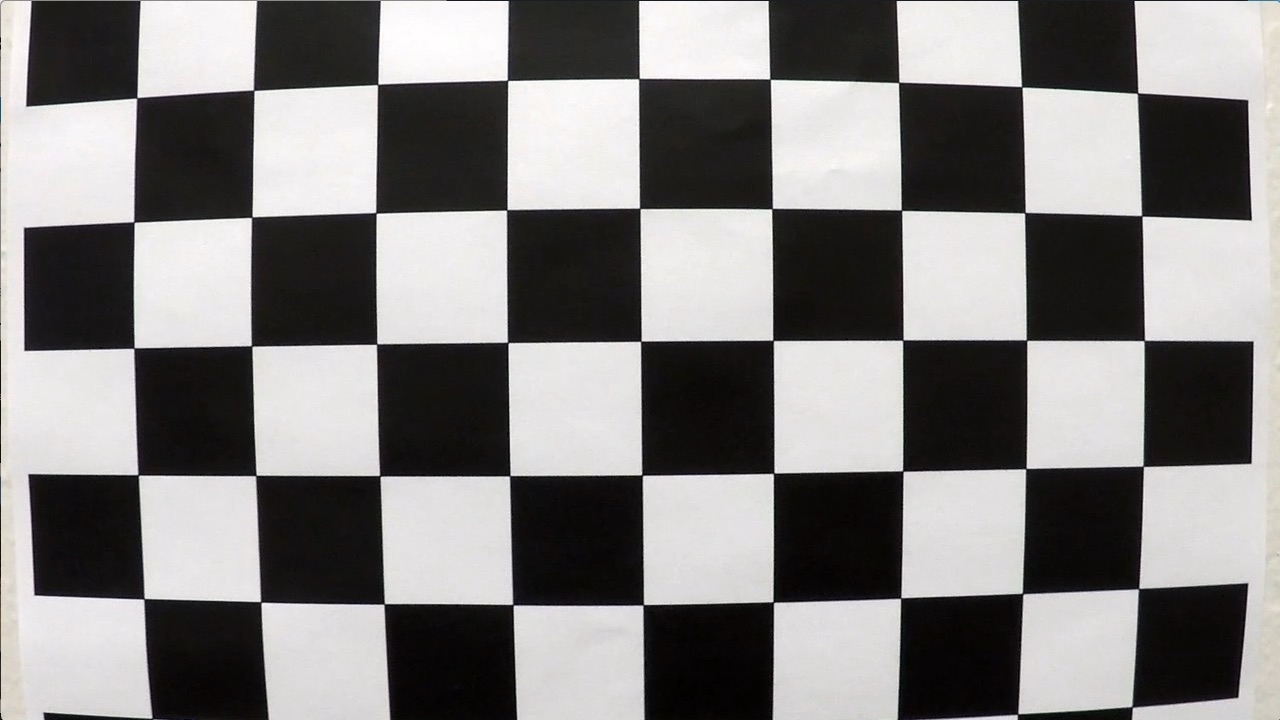
#> input picture P4-AdvanceLane/camera_cal/calibration1.jpg, 1280 x 720 px; its folder holds 5 pictures in this run
$ jupyter execute --allow-errors project.ipynb   (shell and % lines are left out)   (older library calls are emulated)
#> lines starting #> are read from the running program, lines starting #| are printed output that depends on the picture
[cell 1]
# from matplotlib import interactive
# interactive(True)
# and

# interactive(False)

[cell 2]
import numpy as np
import cv2
import glob
import matplotlib.pyplot as plt

# prepare object points, like (0,0,0), (1,0,0), (2,0,0) ....,(6,5,0)
objp = np.zeros((6*9,3), np.float32)
objp[:,:2] = np.mgrid[0:9,0:6].T.reshape(-1,2)

# Arrays to store object points and image points from all the images.
objpoints = [] # 3d points in real world space
imgpoints = [] # 2d points in image plane.

# Make a list of calibration images
images = glob.glob('../camera_cal/calibration*.jpg')

# Step through the list and search for chessboard corners
for fname in images:
    img = cv2.imread(fname)
#> img is the input picture: shape (720, 1280, 3); mean B, G, R 127.8, 128.4, 130.1
    gray = cv2.cvtColor(img,cv2.COLOR_BGR2GRAY)

    # Find the chessboard corners
    ret, corners = cv2.findChessboardCorners(gray, (9,6),None)
#> ret = False; corners = None

    # If found, add object points, image points
    if ret == True:
        objpoints.append(objp)
        imgpoints.append(corners)

        # Draw and display the corners
#         img = cv2.drawChessboardCorners(img, (9,6), corners, ret)
#         cv2.imshow('img',img)
#         cv2.waitKey(500)

cv2.destroyAllWindows()

[cell 3]
import os
os.chdir('/media/pemfir/Data/UdacityProjects/Code/P4-AdvanceLane/camera_cal')
img = cv2.imread('calibration1.jpg')
plt.imshow(img)

[cell 4]
import pickle

# Test undistortion on an image
img = cv2.imread('calibration1.jpg')
img_size = (img.shape[1], img.shape[0])

# Do camera calibration given object points and image points
ret, mtx, dist, rvecs, tvecs = cv2.calibrateCamera(objpoints, imgpoints, img_size,None,None)


dst = cv2.undistort(img, mtx, dist, None, mtx)
cv2.imwrite('test_undist.jpg',dst)

# Save the camera calibration result for later use (we won't worry about rvecs / tvecs)
dist_pickle = {}
dist_pickle["mtx"] = mtx
dist_pickle["dist"] = dist
pickle.dump( dist_pickle, open( "wide_dist_pickle.p", "wb" ) )
#dst = cv2.cvtColor(dst, cv2.COLOR_BGR2RGB)
# Visualize undistortion
f, (ax1, ax2) = plt.subplots(1, 2, figsize=(20,10))
ax1.imshow(img)
ax1.set_title('Original Image', fontsize=30)
ax2.imshow(dst)
ax2.set_title('Undistorted Image', fontsize=30)

Camera Calibration with OpenCV
===

### Run the code in the cell below to extract object points and image points for camera calibration.

### If the above cell ran sucessfully, you should now have `objpoints` and `imgpoints` needed for camera calibration.  Run the cell below to calibrate, calculate distortion coefficients, and test undistortion on an image!

perpective transform is changing front image as though you are looking from the top at an image.

distortion correction fixes issues with the impact of lense on warping the corner of an image.

camera caliberation is about finding the camera matrix so that you can correct for distortion

[cell 5]
loc = '/media/pemfir/Data/UdacityProjects/Code/P4-AdvanceLane/test_images'
os.chdir(loc)
import numpy as np
import cv2
import matplotlib.pyplot as plt
import matplotlib.image as mpimg
img = cv2.imread('test2.jpg')
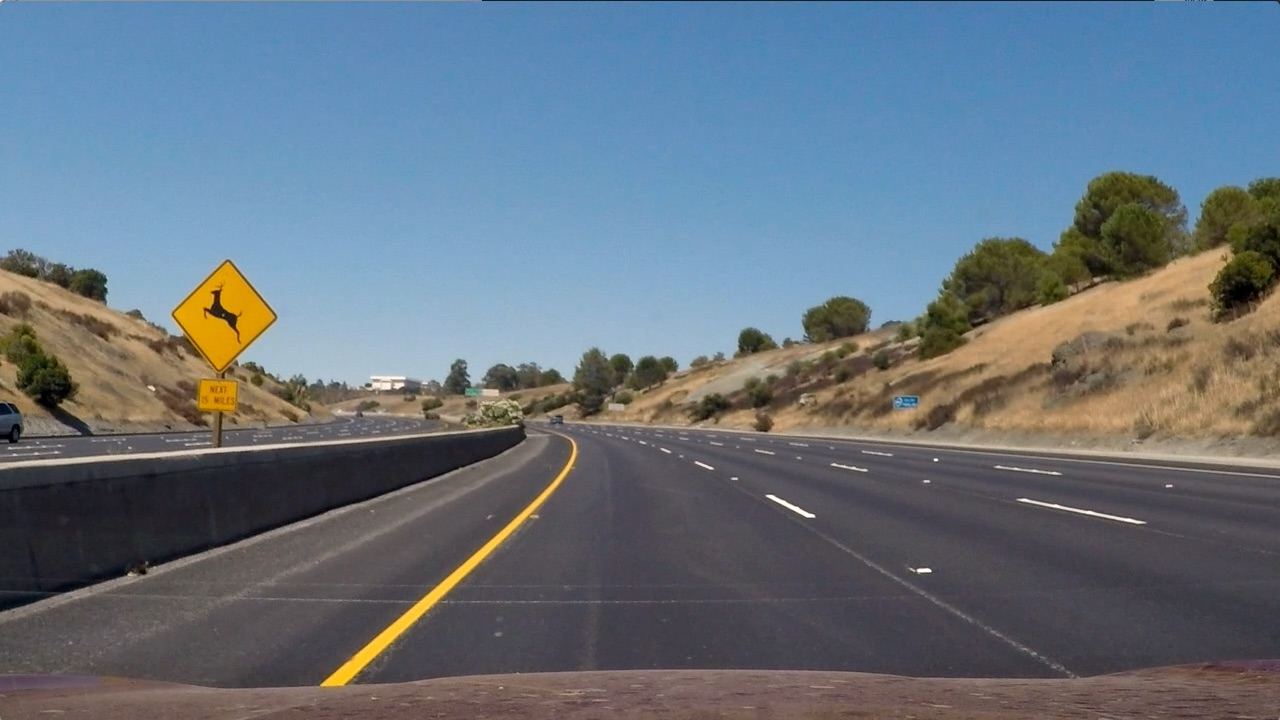
#> input picture P4-AdvanceLane/test_images/test2.jpg, 1280 x 720 px
#> img is the input picture: shape (720, 1280, 3); mean B, G, R 125.5, 114.6, 102.8
img = img
img = cv2.undistort(img, mtx, dist, None, mtx)


def mag_thresh(img, sobel_kernel=3, mag_thresh=(0, 255)):
    # Apply the following steps to img
    # 1) Convert to grayscale
    gray = cv2.cvtColor(img,cv2.COLOR_RGB2GRAY)
    # 2) Take the gradient in x and y separately
    sobelx = cv2.Sobel(gray, cv2.CV_64F, 1, 0,ksize=sobel_kernel)
    sobely = cv2.Sobel(gray, cv2.CV_64F, 0, 1,ksize=sobel_kernel)
    # 3) Calculate the magnitude
    mag = np.sqrt(sobelx**2 + sobely**2)
    # 4) Scale to 8-bit (0 - 255) and convert to type = np.uint8
    scaled_sobel =  np.uint8(255*mag/np.max(mag))
    # 5) Create a binary mask where mag thresholds are met
    binary_output = np.zeros_like(scaled_sobel)
    binary_output[(scaled_sobel>mag_thresh[0]) & (scaled_sobel <mag_thresh[1])] = 1
    # 6) Return this mask as your binary_output image
#     binary_output = np.copy(img) # Remove this line
#     return binary_output
    return binary_output

# image = mpimg.imread('signs_vehicles_xygrad.jpg')

# Edit this function to create your own pipeline.
def pipeline(img, s_thresh=(20, 255), sx_thresh=(2, 100), h_thresh=(0, 280)):
#> called with s_thresh = (20, 255), sx_thresh = (2, 100), h_thresh = (0, 280)
    img = np.copy(img)
    # Convert to HSV color space and separate the V channel
    hsv = cv2.cvtColor(img, cv2.COLOR_RGB2HLS).astype(np.float)
    h_channel = hsv[:,:,0]
    l_channel = hsv[:,:,1]
    s_channel = hsv[:,:,2]

    # Sobel x
    sobelx = cv2.Sobel(l_channel, cv2.CV_64F, 1, 0) # Take the derivative in x
    abs_sobelx = np.absolute(sobelx) # Absolute x derivative to accentuate lines away from horizontal
    scaled_sobel = np.uint8(255*abs_sobelx/np.max(abs_sobelx))

    # Threshold x gradient
    sxbinary = np.zeros_like(scaled_sobel)
    sxbinary[(scaled_sobel >= sx_thresh[0]) & (scaled_sobel <= sx_thresh[1])] = 1

    magbinary = mag_thresh(img, sobel_kernel=3, mag_thresh=(10, 100))

    # Threshold color channel
    s_binary = np.zeros_like(s_channel)
    s_binary[(s_channel >= s_thresh[0]) & (s_channel <= s_thresh[1])] = 1

    h_binary = np.zeros_like(h_channel)
    h_binary[(h_channel >= h_thresh[0]) & (h_channel <= h_thresh[1])] = 1
    # Stack each channel
    # Note color_binary[:, :, 0] is all 0s, effectively an all black image. It might
#     be beneficial to replace this channel with something else.
    combined = np.zeros_like(h_channel)
    combined[(s_binary == 1) & (magbinary  == 1) & (sxbinary  == 1) ] = 1

#     color_binary = np.dstack(( h_binary, sxbinary, s_binary))
    color_binary = combined
    return color_binary

binary_warped = pipeline(img)

# Plot the result
f, (ax1, ax2) = plt.subplots(1, 2, figsize=(24, 9))
f.tight_layout()

ax1.imshow(img)
ax1.set_title('Original Image', fontsize=40)

ax2.imshow(binary_warped, cmap='gray')
ax2.set_title('Thresholded S', fontsize=50)
plt.subplots_adjust(left=0., right=1, top=0.9, bottom=0.)

plt.show()

[cell 6]
img_size

[cell 7]

loc = '/media/pemfir/Data/UdacityProjects/Code/P4-AdvanceLane/test_images'
os.chdir(loc)
import numpy as np
import cv2
import matplotlib.pyplot as plt
import matplotlib.image as mpimg
img = cv2.imread('test1.jpg')
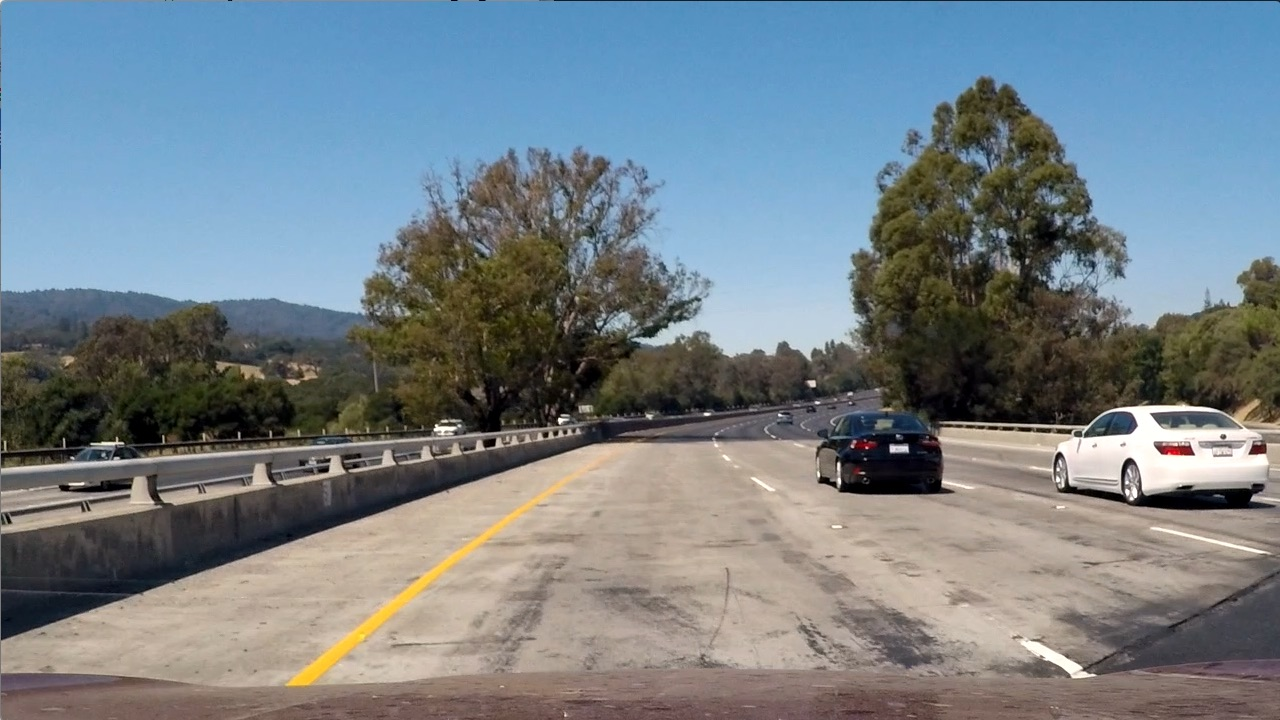
#> input picture P4-AdvanceLane/test_images/test1.jpg, 1280 x 720 px
#> img is the input picture: shape (720, 1280, 3); mean B, G, R 135.5, 128.7, 117.5
# undistort image
img = cv2.undistort(img, mtx, dist, None, mtx)
offset = 350
# in the cv2 transformation first dimension is x second is y
# in image.shape first dimension is y then x
img_size = (img.shape[1],img.shape[0])
src = np.float32([[585,460],
                  [203,720],
                  [1127,720],
                  [695,460]])
dst = np.float32([[offset,0],
                  [offset,img_size[1]],
                  [img_size[0]-offset,img_size[1]],
                  [img_size[0]-offset,0]])
# dst = np.float32([[320,0],
#                   [320,720],
#                   [960,720],
#                   [960,0]])
M = cv2.getPerspectiveTransform(src, dst)
Minv = cv2.getPerspectiveTransform(dst, src)
warped = cv2.warpPerspective(img, M, img_size, flags=cv2.INTER_LINEAR)
# plt.imshow()
# plt.show()


f, (ax1, ax2) = plt.subplots(1, 2, figsize=(24, 9))
f.tight_layout()

ax1.imshow(img)
ax1.set_title('Original Image', fontsize=40)

ax2.imshow(warped)
ax2.set_title('Thresholded S', fontsize=50)
plt.subplots_adjust(left=0., right=1, top=0.9, bottom=0.)

plt.show()

[cell 8]
# image = mpimg.imread('signs_vehicles_xygrad.jpg')
img = warped
import numpy as np
import cv2
import matplotlib.pyplot as plt
import matplotlib.image as mpimg

def mag_thresh(img, sobel_kernel=3, mag_thresh=(0, 255)):
    # Apply the following steps to img
    # 1) Convert to grayscale
    gray = cv2.cvtColor(img,cv2.COLOR_RGB2GRAY)
    # 2) Take the gradient in x and y separately
    sobelx = cv2.Sobel(gray, cv2.CV_64F, 1, 0,ksize=sobel_kernel)
    sobely = cv2.Sobel(gray, cv2.CV_64F, 0, 1,ksize=sobel_kernel)
    # 3) Calculate the magnitude
    mag = np.sqrt(sobelx**2 + sobely**2)
    # 4) Scale to 8-bit (0 - 255) and convert to type = np.uint8
    scaled_sobel =  np.uint8(255*mag/np.max(mag))
    # 5) Create a binary mask where mag thresholds are met
    binary_output = np.zeros_like(scaled_sobel)
    binary_output[(scaled_sobel>mag_thresh[0]) & (scaled_sobel <mag_thresh[1])] = 1
    # 6) Return this mask as your binary_output image
#     binary_output = np.copy(img) # Remove this line
#     return binary_output
    return binary_output


# Edit this function to create your own pipeline.
def pipeline(img, s_thresh=(1, 255), sx_thresh=(0, 1000), h_thresh=(0, 280)):
#> called with s_thresh = (1, 255), sx_thresh = (0, 1000), h_thresh = (0, 280)
    img = np.copy(img)
    # Convert to HSV color space and separate the V channel
    hlv = cv2.cvtColor(img, cv2.COLOR_RGB2HLS).astype(np.float)
    h_channel = hlv[:,:,0]
    l_channel = hlv[:,:,1]
    s_channel = hlv[:,:,2]
    hsv = cv2.cvtColor(img, cv2.COLOR_RGB2HSV).astype(np.float)
#     h_channel = hsv[:,:,0]
#     s_channel = hsv[:,:,1]
    v_channel = hsv[:,:,2]
    # Sobel x
    sobelx = cv2.Sobel(l_channel, cv2.CV_64F, 1, 0) # Take the derivative in x
    abs_sobelx = np.absolute(sobelx) # Absolute x derivative to accentuate lines away from horizontal
    scaled_sobel = np.uint8(255*abs_sobelx/np.max(abs_sobelx))

    # Threshold x gradient
    sxbinary = np.zeros_like(scaled_sobel)
    sxbinary[(scaled_sobel >= sx_thresh[0]) & (scaled_sobel <= sx_thresh[1])] = 1

    magbinary = mag_thresh(img, sobel_kernel=3, mag_thresh=(10, 100))

    # Threshold color channel
    s_binary = np.zeros_like(s_channel)
    s_binary[(s_channel >= s_thresh[0]) & (s_channel <= s_thresh[1])] = 1

    h_binary = np.zeros_like(h_channel)
    h_binary[(h_channel >= h_thresh[0]) & (h_channel <= h_thresh[1])] = 1
    v_binary = np.zeros_like(h_channel)
    v_binary[(v_channel >= 0) & (v_channel <= 255)] = 1
    # Stack each channel
    # Note color_binary[:, :, 0] is all 0s, effectively an all black image. It might
#     be beneficial to replace this channel with something else.
    combined = np.zeros_like(h_channel)
    combined[(s_binary == 1) & (v_binary == 1) & (magbinary  == 1) & (sxbinary  == 1) ] = 1

#     color_binary = np.dstack(( h_binary, sxbinary, s_binary))
    color_binary = combined
    return color_binary

binary_warped = pipeline(img)

# Plot the result
f, (ax1, ax2) = plt.subplots(1, 2, figsize=(24, 9))
f.tight_layout()

ax1.imshow(img)
ax1.set_title('Original Image', fontsize=40)

ax2.imshow(binary_warped, cmap='gray')
ax2.set_title('Thresholded S', fontsize=50)
plt.subplots_adjust(left=0., right=1, top=0.9, bottom=0.)

plt.show()

#> (a cell that did not finish here is left out)

[cell 10]
import numpy as np
histogram = np.sum(binary_warped, axis=0)
plt.plot(histogram)
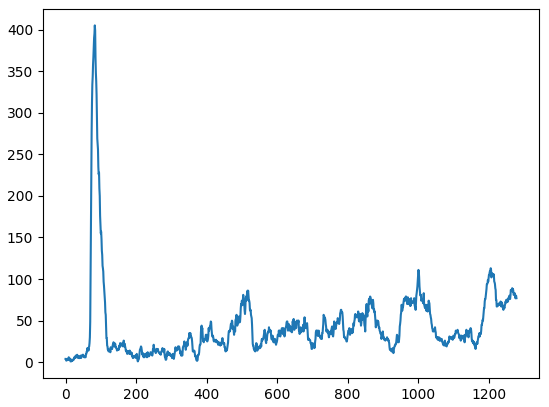
#> figure drawn by matplotlib, 1 panel; curve peaks at x = 83, y = 405

[cell 11]
import numpy as np
import cv2
import matplotlib.pyplot as plt

# Assuming you have created a warped binary image called "binary_warped"
# Take a histogram of the bottom half of the image
histogram = np.sum(binary_warped[int(binary_warped.shape[0]/2):,:], axis=0)
# Create an output image to draw on and  visualize the result
# there will be two pixel values 0 and 255
out_img = np.dstack((binary_warped, binary_warped, binary_warped))*255
# Find the peak of the left and right halves of the histogram
# These will be the starting point for the left and right lines
midpoint = np.int(histogram.shape[0]/2)
# looking at the two peaks form the histogram
leftx_base = np.argmax(histogram[:midpoint])
rightx_base = np.argmax(histogram[midpoint:]) + midpoint

# Choose the number of sliding windows
nwindows = 9
# Set height of windows
window_height = np.int(binary_warped.shape[0]/nwindows)
# Identify the x and y positions of all nonzero pixels in the image
nonzero = binary_warped.nonzero()
# y coordinates of non-zero pixels
nonzeroy = np.array(nonzero[0])
# x coordinates of non-zero pixels
nonzerox = np.array(nonzero[1])
# Current positions of ?(line?) to be updated for each window
leftx_current = leftx_base
rightx_current = rightx_base
# Set the width of the windows of ?! +/- margin
margin = 100
# Set minimum number of pixels found to recenter window
minpix = 50
# Create empty lists to receive left and right lane pixel indices
left_lane_inds = []
right_lane_inds = []

# go through the windows one by one
for window in range(nwindows):
    # Identify window boundaries in x and y (and right and left)
    # we are defining a rectangular area
    # from the center of the lane to left and right of it
    win_y_low = binary_warped.shape[0] - (window+1)*window_height
    win_y_high = binary_warped.shape[0] - window*window_height
    win_xleft_low = leftx_current - margin
    win_xleft_high = leftx_current + margin
    win_xright_low = rightx_current - margin
    win_xright_high = rightx_current + margin
    # Draw the windows on the visualization image
    cv2.rectangle(out_img,(win_xleft_low,win_y_low),(win_xleft_high,win_y_high),(0,255,0), 5)
    cv2.rectangle(out_img,(win_xright_low,win_y_low),(win_xright_high,win_y_high),(0,255,0), 5)
    # Identify the nonzero pixels in x and y within the window
    # retuns the indexes of points inside each rectangle
    good_left_inds = ((nonzeroy >= win_y_low) & (nonzeroy < win_y_high) & (nonzerox >= win_xleft_low) & (nonzerox < win_xleft_high)).nonzero()[0]
    good_right_inds = ((nonzeroy >= win_y_low) & (nonzeroy < win_y_high) & (nonzerox >= win_xright_low) & (nonzerox < win_xright_high)).nonzero()[0]
    # Append these indices to the lists
    left_lane_inds.append(good_left_inds)
    right_lane_inds.append(good_right_inds)
    # If you found > minpix pixels, recenter next window on their mean position
    # otherwise the last center point we have is used
    if len(good_left_inds) > minpix:
        leftx_current = np.int(np.mean(nonzerox[good_left_inds]))
    if len(good_right_inds) > minpix:
        rightx_current = np.int(np.mean(nonzerox[good_right_inds]))

# Concatenate the arrays of indices
left_lane_inds = np.concatenate(left_lane_inds)
right_lane_inds = np.concatenate(right_lane_inds)

# Extract left and right line pixel positions
leftx = nonzerox[left_lane_inds]
lefty = nonzeroy[left_lane_inds]
rightx = nonzerox[right_lane_inds]
righty = nonzeroy[right_lane_inds]

# Fit a second order polynomial to each
# notice that we are fitting f(y) = x
left_fit = np.polyfit(lefty, leftx, 2)
right_fit = np.polyfit(righty, rightx, 2)

# creating y points across the image from 0 to height of image pixel by pixel to
# feed into the polynomial function to
ploty = np.linspace(0, binary_warped.shape[0]-1, binary_warped.shape[0] )
# we feed the y's and the polynomial gives us the corresponding x's
left_fitx = left_fit[0]*ploty**2 + left_fit[1]*ploty + left_fit[2]
right_fitx = right_fit[0]*ploty**2 + right_fit[1]*ploty + right_fit[2]
# color coding the point clouds that are used to draw the line in the output image
# the points that are on the left get [255,0,0] and all non zero points on right [0,0,255]
out_img[nonzeroy[left_lane_inds], nonzerox[left_lane_inds]] = [255, 0, 0]
out_img[nonzeroy[right_lane_inds], nonzerox[right_lane_inds]] = [0, 0, 255]
plt.imshow(out_img.astype('uint8'))
plt.plot(left_fitx, ploty, color='yellow')
plt.plot(right_fitx, ploty, color='yellow')
plt.xlim(0, 1280)
plt.ylim(720, 0)

[cell 12]
# Create an image to draw on and an image to show the selection window
out_img = np.dstack((binary_warped, binary_warped, binary_warped))*255
window_img = np.zeros_like(out_img)
# Color in left and right line pixels
out_img[nonzeroy[left_lane_inds], nonzerox[left_lane_inds]] = [255, 0, 0]
out_img[nonzeroy[right_lane_inds], nonzerox[right_lane_inds]] = [0, 0, 255]
margin = 20
# Generate a polygon to illustrate the search window area
# And recast the x and y points into usable format for cv2.fillPoly()
# left_fitx points from the polygon
# points are [x - margin , y] , and [x + margin, y] across y (ploty) and x values comes from the polynomial
left_line_window1 = np.array([np.transpose(np.vstack([left_fitx-margin, ploty]))])
left_line_window2 = np.array([np.flipud(np.transpose(np.vstack([left_fitx+margin, ploty])))])
left_line_pts = np.hstack((left_line_window1, left_line_window2))
right_line_window1 = np.array([np.transpose(np.vstack([right_fitx-margin, ploty]))])
right_line_window2 = np.array([np.flipud(np.transpose(np.vstack([right_fitx+margin, ploty])))])
right_line_pts = np.hstack((right_line_window1, right_line_window2))

# Draw the lane onto the warped blank image
cv2.fillPoly(window_img, np.int_([left_line_pts]), (255,10, 10))
cv2.fillPoly(window_img, np.int_([right_line_pts]), (255,10, 10))
# result = cv2.addWeighted(out_img, 1, window_img, 0.3, 0)
plt.imshow(window_img)
result = window_img
# plt.imshow(result)
# plt.plot(left_fitx, ploty, color='yellow')
# plt.plot(right_fitx, ploty, color='yellow')
plt.xlim(0, 1280)
plt.ylim(720, 0)

[cell 13]
plt.imshow(result)

[cell 14]
leftx.shape

[cell 15]
# Define y-value where we want radius of curvature
# I'll choose the maximum y-value, corresponding to the bottom of the image
y_eval = np.max(ploty)
left_curverad = ((1 + (2*left_fit[0]*y_eval + left_fit[1])**2)**1.5) / np.absolute(2*left_fit[0])
right_curverad = ((1 + (2*right_fit[0]*y_eval + right_fit[1])**2)**1.5) / np.absolute(2*right_fit[0])
print(left_curverad, right_curverad)
# Example values: 1926.74 1908.48

# Define conversions in x and y from pixels space to meters
ym_per_pix = 30/720 # meters per pixel in y dimension
xm_per_pix = 3.7/700 # meters per pixel in x dimension

# Fit new polynomials to x,y in world space
left_fit_cr = np.polyfit(lefty*ym_per_pix, leftx*xm_per_pix, 2)
right_fit_cr = np.polyfit(righty*ym_per_pix, rightx*xm_per_pix, 2)
# Calculate the new radii of curvature
left_curverad = ((1 + (2*left_fit_cr[0]*y_eval*ym_per_pix + left_fit_cr[1])**2)**1.5) / np.absolute(2*left_fit_cr[0])
right_curverad = ((1 + (2*right_fit_cr[0]*y_eval*ym_per_pix + right_fit_cr[1])**2)**1.5) / np.absolute(2*right_fit_cr[0])
# Now our radius of curvature is in meters
print(left_curverad, 'm', right_curverad, 'm')
# Example values: 632.1 m    626.2 m
